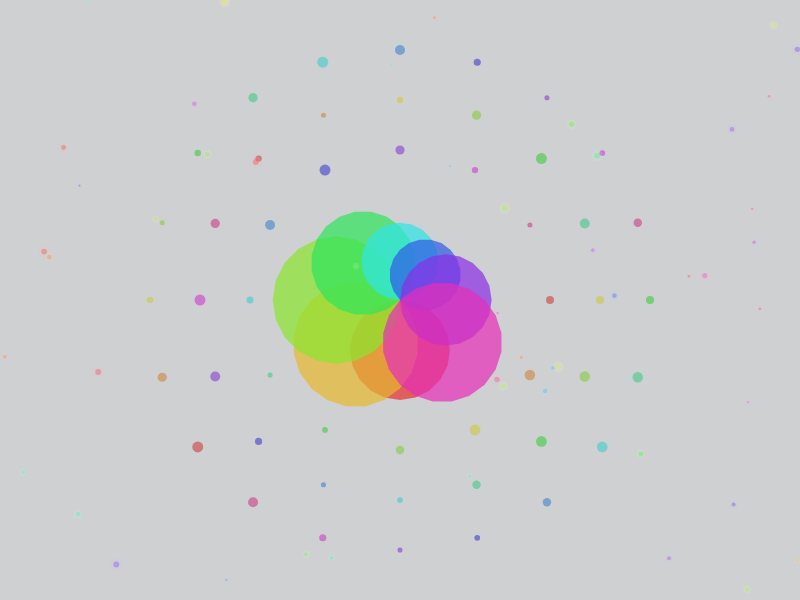
Frame 1 (no input)
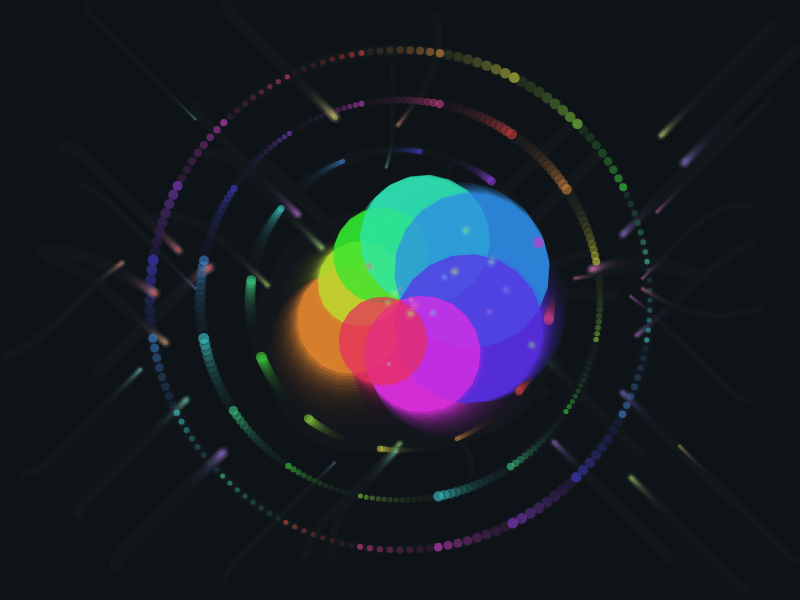
Frame 60 (no input)
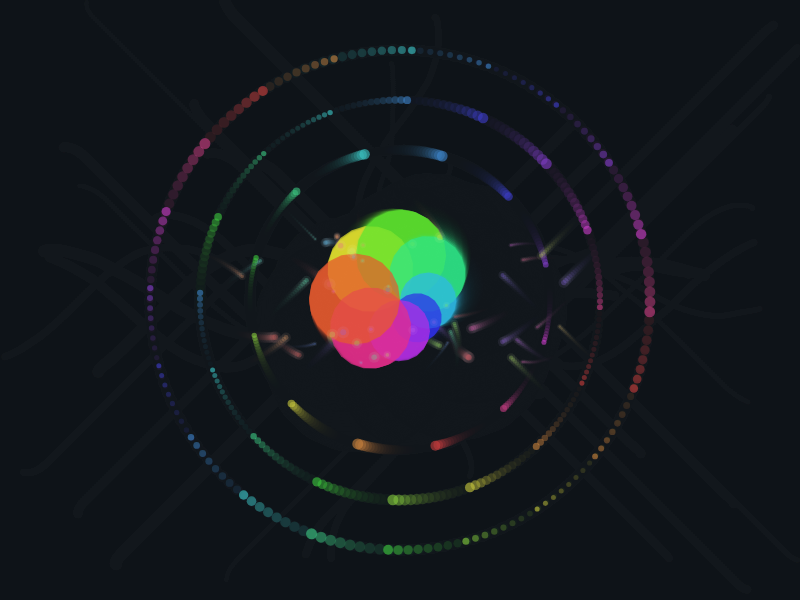
Frame 120 (the mouse pressed at the canvas centre since frame 60)

The p5.js sketch that drew these frames (run headless with seeded random() and noise() and a simulated clock; from frame 60 on, the mouse is pressed at the canvas centre):

// p5.js sketch
// ── sketch.js
// 回転する花びらのようなパターンアニメーション
let angle = 0;
let radius = 100;
let numPetals = 8;
let colorOffset = 0;
let particles = [];

function setup() {
  createCanvas(800, 600);
  colorMode(HSB, 360, 100, 100, 100);

  // パーティクルを初期化
  for (let i = 0; i < 50; i++) {
    particles.push(new Particle());
  }
}

function draw() {
  // 背景をゆっくりとフェード
  background(220, 30, 10, 20);

  translate(width / 2, height / 2);

  // メインの花びらパターン
  drawFlowerPattern();

  // 回転する輪
  drawRotatingRings();

  // 浮遊するパーティクル
  updateParticles();

  // アニメーション変数を更新
  angle += 0.02;
  colorOffset += 0.5;
  radius = 100 + sin(angle * 2) * 30;
}

function drawFlowerPattern() {
  push();

  for (let i = 0; i < numPetals; i++) {
    push();
    rotate((TWO_PI / numPetals) * i + angle);

    // 花びらの色を時間で変化
    let hue = (i * 45 + colorOffset) % 360;
    fill(hue, 80, 90, 70);
    noStroke();

    // 花びらの形を描画
    beginShape();
    for (let j = 0; j <= 20; j++) {
      let t = map(j, 0, 20, 0, PI);
      let r = radius * sin(t) * (1 + 0.3 * sin(angle * 3 + i));
      let x = r * cos(t);
      let y = r * sin(t);
      vertex(x, y);
    }
    endShape(CLOSE);

    pop();
  }

  pop();
}

function drawRotatingRings() {
  push();

  // 外側の輪
  for (let ring = 0; ring < 3; ring++) {
    let ringRadius = 150 + ring * 50;
    let numDots = 12 + ring * 4;

    for (let i = 0; i < numDots; i++) {
      let dotAngle = (TWO_PI / numDots) * i + angle * (1 + ring * 0.5);
      let x = cos(dotAngle) * ringRadius;
      let y = sin(dotAngle) * ringRadius;

      let hue = (i * 30 + colorOffset + ring * 60) % 360;
      fill(hue, 70, 80, 60);
      noStroke();

      let dotSize = 8 + sin(angle * 4 + i) * 3;
      ellipse(x, y, dotSize, dotSize);
    }
  }

  pop();
}

function updateParticles() {
  for (let particle of particles) {
    particle.update();
    particle.display();
  }
}

class Particle {
  constructor() {
    this.reset();
  }

  reset() {
    this.x = random(-width / 2, width / 2);
    this.y = random(-height / 2, height / 2);
    this.vx = random(-1, 1);
    this.vy = random(-1, 1);
    this.size = random(2, 6);
    this.hue = random(360);
    this.life = 255;
    this.maxLife = 255;
  }

  update() {
    // 中心に向かって緩やかに引力
    let centerForce = 0.001;
    this.vx += -this.x * centerForce;
    this.vy += -this.y * centerForce;

    // ランダムな動き
    this.vx += random(-0.1, 0.1);
    this.vy += random(-0.1, 0.1);

    // 速度制限
    this.vx = constrain(this.vx, -2, 2);
    this.vy = constrain(this.vy, -2, 2);

    this.x += this.vx;
    this.y += this.vy;

    this.life -= 1;

    // パーティクルをリセット
    if (
      this.life <= 0 ||
      abs(this.x) > width / 2 + 50 ||
      abs(this.y) > height / 2 + 50
    ) {
      this.reset();
    }
  }

  display() {
    push();
    translate(this.x, this.y);

    let alpha = map(this.life, 0, this.maxLife, 0, 50);
    fill(this.hue, 60, 90, alpha);
    noStroke();

    ellipse(0, 0, this.size, this.size);

    // 小さな光の効果
    fill(this.hue, 30, 100, alpha * 0.3);
    ellipse(0, 0, this.size * 2, this.size * 2);

    pop();
  }
}
